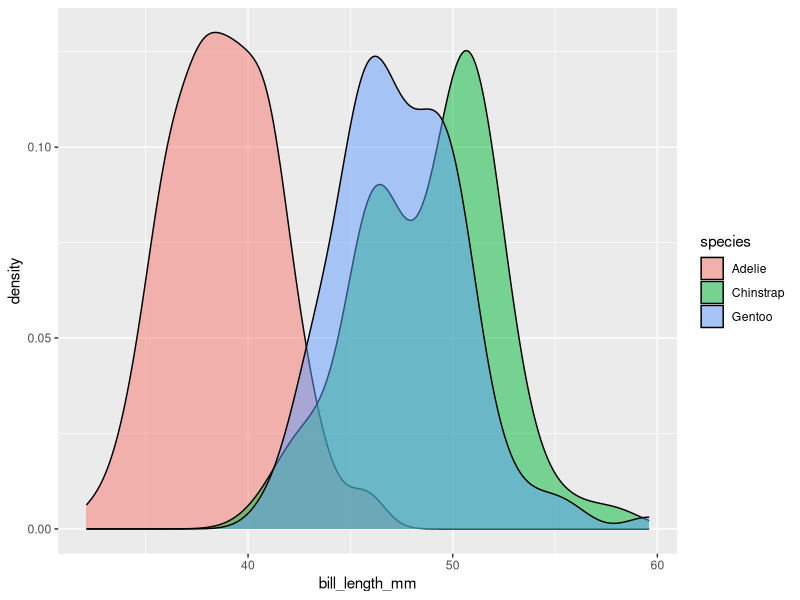
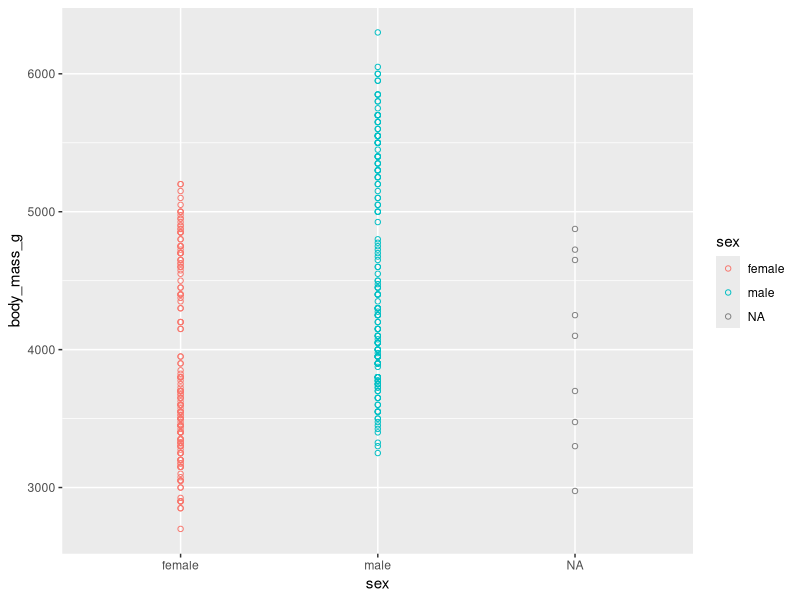
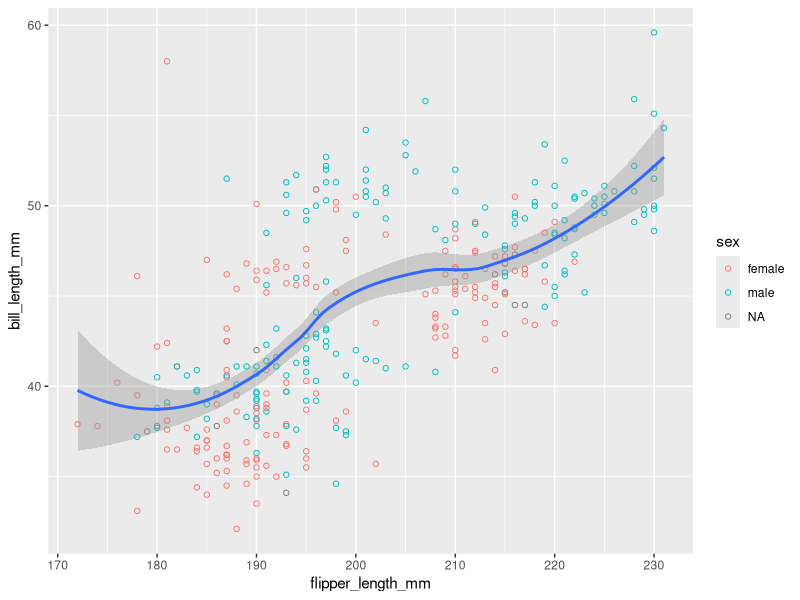
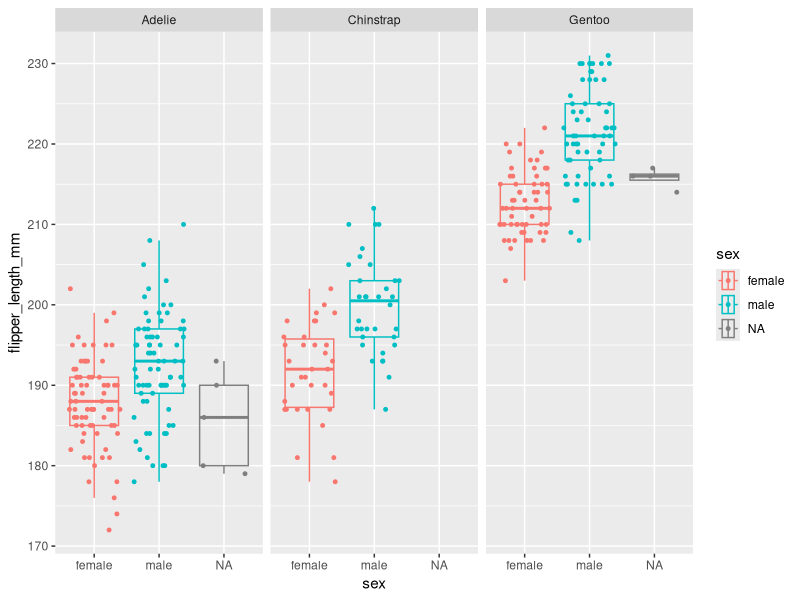

The R script that drew these images, in order:
## ---- chunk 1
knitr::opts_chunk$set(echo = TRUE)
## ---- chunk 2
library(palmerpenguins)
library(tidyverse)
## ---- chunk 3
penguins %>% 
ggplot() +  
geom_density(mapping = aes(x = bill_length_mm, fill=species), alpha=0.5)
## ---- chunk 4
ggplot(data = penguins, mapping = aes(x = sex, y = body_mass_g)) + 
  geom_point(mapping = aes(color = sex), shape = 1) 
## ---- chunk 5
ggplot(data = penguins, mapping = aes(x = flipper_length_mm, y = bill_length_mm)) + 
  geom_point(mapping = aes(color = sex), shape = 1) +
  geom_smooth(mapping = aes (x = flipper_length_mm, y= bill_length_mm))
## ---- chunk 6
penguins %>%
  ggplot(mapping = aes(x=flipper_length_mm, y=sex, color=sex)) +
  geom_boxplot(outlier.alpha = 0, alpha=0) +
  geom_jitter(width = 0, size=1) +
  coord_flip() +
  facet_wrap(~species)
